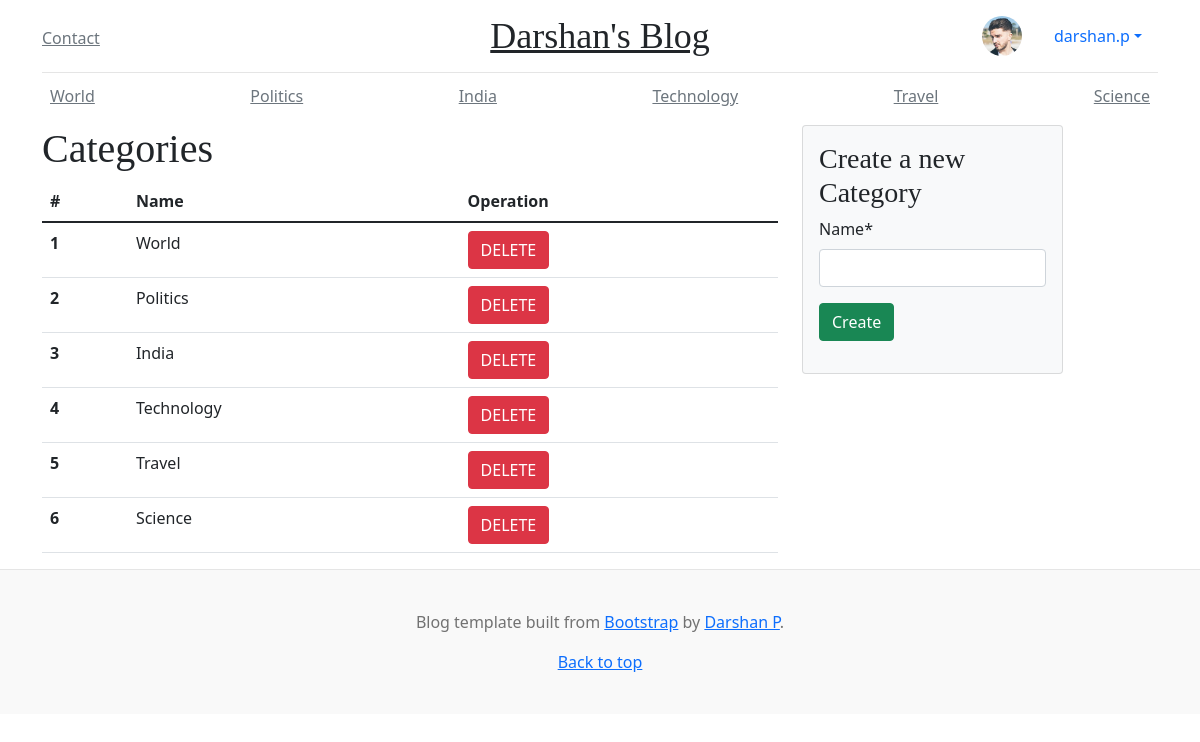
The page /categories/ (signed in) on the database its author committed.
### blog/models.py (models this page shows, shortened)
class UserProfile(models.Model):
    user = models.OneToOneField(User, on_delete=models.CASCADE)
    avatar = models.ImageField(default='default.jpg', upload_to='profile_pics')

class Category(models.Model):
    class Meta:
        verbose_name_plural = 'Categories'
    name = models.CharField(max_length=50, unique=True)
    def __str__(self):
        return self.name

### category/views.py (the view)
# urls.py: path('', views.CategoryListView.as_view(), name='category_list'),
class CategoryListView(LoginRequiredMixin, generic.ListView):
    model = Category
    template_name = "category/category_list.html"
    context_object_name = "categories"
    success_message = "Category: '{name}' was created successfully"
    def get_context_data(self, **kwargs):
        context_data = super().get_context_data(**kwargs)
        context_data.update(
            {
                "form": CategoryModelForm
            })
        return context_data

### blog/context_processors.py (called while the page is built)
def categories(request):
    return {
        'tags': Tag.objects.order_by('id')
    }

### category/templates/category/category_list.html (shortened to what this page needs)
{% extends "base.html" %}
{% load crispy_forms_tags %}
{% block content %}
<div class="row">
    <div class="col-8">
        <h1>Categories</h1>
        <table class="table">
            <thead>
                <tr>
                    <th>#</th>
                    <th>Name</th>
                    <th>Operation</th>
                </tr>
            </thead>
            <tbody>
                {% for category in categories %}
                <tr>
                    <th>{{ category.id }}</th>
                    <td>{{ category.name }}</td>
                    <td>
                        <form method="POST" action="{% url 'category:category_delete' category.id %}">
                            <input type="submit" class="btn btn-danger" value="DELETE">
                        </form>
                    </td>
                </tr>
                {% endfor %}
            </tbody>
        </table>
    </div>
    <div class="col-3">
        <div class="card card-body bg-light">
            <h3>Create a new Category</h3>
            <form method="post" action="{% url 'category:category_create' %}" class="uniForm">
                {{ form | crispy }}
                <button class="btn btn-success mb-3" type="submit">
                    Create
                </button>
            </form>
        </div>
    </div>
</div>
{% endblock %}

### templates/navbar_top.html (shortened to what this page needs)
<div class="container">
    <header class="blog-header py-3">
        <div class="row flex-nowrap justify-content-between align-items-center">
          <div class="col-4 pt-1">
            <a class="link-secondary" href="{% url 'contact' %}">Contact</a></div>
          <div class="col-4 text-center">
            <a class="blog-header-logo text-dark" href="{% url 'blog:blog_home' %}">Darshan's Blog</a>
          </div>
          <div class="col-4 d-flex justify-content-end align-items-center">
            {% if request.user.is_authenticated %}
            <img class="rounded-circle shadow-1-strong me-3" src="{{ request.user.userprofile.avatar.url }}"
                 alt="avatar" width="40" height="40" />
            <ul class="nav nav-pills">
              <li class="nav-item dropdown">
                <a class="nav-link dropdown-toggle" data-bs-toggle="dropdown" href="#" role="button" aria-expanded="false">{{ request.user.username }}</a>
              </li>
            </ul>
            {% else %}
            <a href="{% url 'login' %}" class="btn btn-default">Login</a>
            {% endif %}
          </div>
        </div>
      </header>
    {% if request.user.is_authenticated %}
    <div class="nav-scroller py-1 mb-2">
        <nav class="nav d-flex justify-content-between">
        {% for category in categories %}
            <a class="p-2 link-secondary" href="#">{{category}}</a>
        {% endfor %}
        </nav>
      </div>
    {% endif %}
</div>

### static/css/style.css (style rules this page uses)
.blog-header { line-height: 1; border-bottom: 1px solid #e5e5e5; }
.blog-header-logo { font-family: "Playfair Display", Georgia, "Times New Roman", serif; font-size: 2.25rem; }
h1, h2, h3, h4, h5, h6 { font-family: "Playfair Display", Georgia, "Times New Roman", serif; }
.nav-scroller { position: relative; z-index: 2; height: 2.75rem; overflow-y: hidden; }
.nav-scroller .nav { display: flex; flex-wrap: nowrap; padding-bottom: 1rem; margin-top: -1px; overflow-x: auto; text-align: center; white-space: nowrap; -webkit-overflow-scrolling: touch; }

### rows shown on the page
Category: name "World", id "1"
Category: name "Politics", id "2"
Category: name "India", id "3"
Category: name "Technology", id "4"
Category: name "Travel", id "5"
Category: name "Science", id "6"

### other values the page prints
{{ request.user.username }} "darshan.p"
